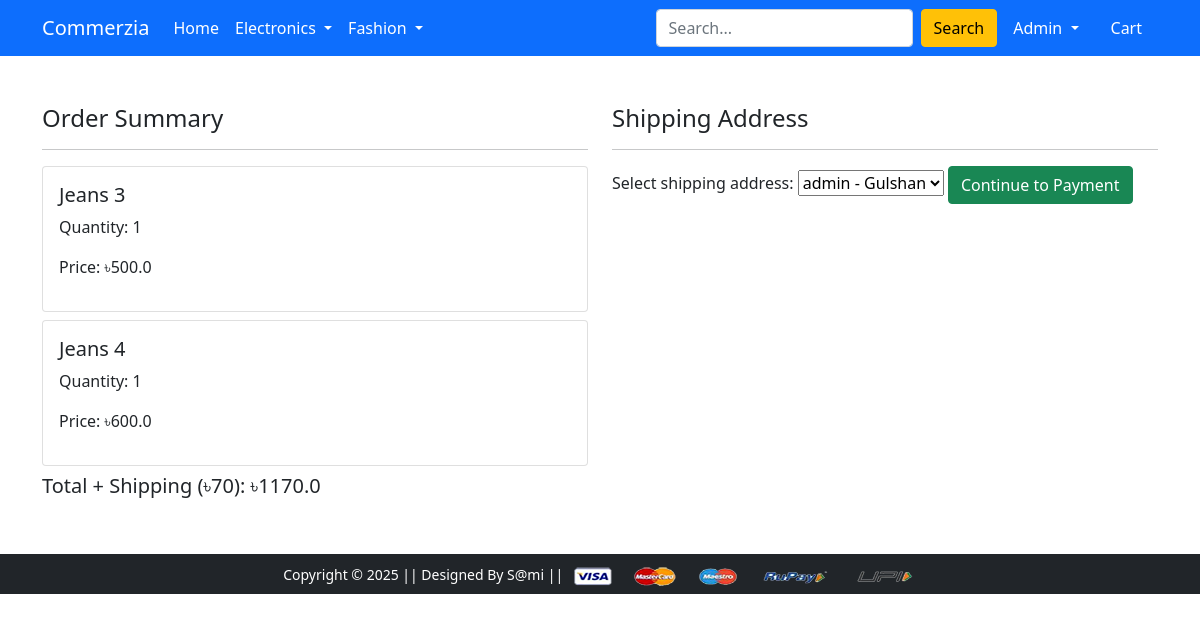
Screenshot of /checkout/ (signed in) with the database file from the repository.
### app/models.py (models this page shows, shortened)
class Cart(models.Model):
    user = models.ForeignKey(User, on_delete=models.CASCADE)
    product = models.ForeignKey(Product, on_delete=models.CASCADE)
    quantity = models.PositiveIntegerField(default=1)
    @property
    def total_cost(self):
        return self.quantity * self.product.discounted_price

class Product(models.Model):
    title = models.CharField(max_length=155)
    selling_price = models.FloatField()
    discounted_price = models.FloatField()
    description = models.TextField()
    brand  = models.CharField(max_length=155)
    category = models.CharField(choices=CATEGORY_CHOICES,max_length=5)
    product_image = models.ImageField(upload_to='productimg')

### app/views.py (the view)
# urls.py: path('checkout/', views.checkout, name='checkout'),
@login_required
def checkout(request):
    user = request.user
    add = Customer.objects.filter(user=user)
    cart_items = Cart.objects.filter(user=user)
    amount = sum(c.quantity * c.product.discounted_price for c in cart_items)
    shipping_amount = 70
    total_amount = amount + shipping_amount
    return render(request, 'app/checkout.html', {
        'add': add,
        'cart_items': cart_items,
        'totalamount': total_amount,
        'stripe_publishable_key': settings.STRIPE_PUBLISHABLE_KEY
    })

### app/templates/app/checkout.html (shortened to what this page needs)
{% extends 'app/base.html' %}
{% block main-content %}
<div class="container mt-5">
  <div class="row">
    <div class="col-md-6">
      <h4>Order Summary</h4>
      <hr>
      {% for item in cart_items %}
        <div class="card mb-2">
          <div class="card-body">
            <h5>{{ item.product.title }}</h5>
            <p>Quantity: {{ item.quantity }}</p>
            <p>Price: ৳{{ item.total_cost }}</p>
          </div>
        </div>
      {% endfor %}
      <h5>Total + Shipping (৳70): ৳{{ totalamount }}</h5>
    </div>
    <div class="col-md-6">
      <h4>Shipping Address</h4>
      <hr>
<form action="{% url 'create-checkout-session' %}" method="POST">
    <label for="custid">Select shipping address:</label>
    <select name="custid" id="custid" required>
        {% for address in add %}
            <option value="{{ address.id }}">{{ address.name }} - {{ address.locality }}</option>
        {% endfor %}
    </select>
    <button type="submit" class="btn btn-success">Continue to Payment</button>
</form>
    </div>
  </div>
</div>
{% endblock main-content %}

### app/templates/app/base.html (shortened to what this page needs)
<!doctype html>
{% load static %}
<html lang="en">
  <head>
    <link href="https://cdn.jsdelivr.net/npm/bootstrap@5.0.0-beta1/dist/css/bootstrap.min.css" rel="stylesheet">
    <link rel="stylesheet" href="{% static 'app/css/owl.carousel.min.css' %}">
    <link rel="stylesheet" href="{% static 'app/css/all.min.css' %}">
    <link rel="stylesheet" href="{% static 'app/css/style.css' %}">
  </head>
  <body>
    <nav class="navbar navbar-expand-lg navbar-dark bg-primary">
     <div class="container">
       <a class="navbar-brand" href="/">Commerzia</a>
       <div class="collapse navbar-collapse" id="navbarSupportedContent">
         <ul class="navbar-nav me-auto mb-2 mb-lg-0">
           <li class="nav-item">
             <a class="nav-link active" aria-current="page" href="/">Home</a>
           </li>
           <li class="nav-item dropdown">
             <a class="nav-link dropdown-toggle text-white" href="#" id="electronicsDropdown" role="button" data-bs-toggle="dropdown" aria-expanded="false">
               Electronics
             </a>
           </li>
           <li class="nav-item dropdown">
             <a class="nav-link dropdown-toggle text-white" href="#" id="fashionDropdown" role="button" data-bs-toggle="dropdown" aria-expanded="false">
               Fashion
             </a>
           </li>
         </ul>
         <form class="d-flex" method="get" action="{% url 'search' %}">
         <input class="form-control me-2" type="search" name="query" placeholder="Search..." aria-label="Search">
         <button class="btn btn-warning" type="submit">Search</button>
        </form>
         <div>
          <ul class="navbar-nav me-auto mb-2 mb-lg-0">
          {% if request.user.is_authenticated %}
           <li class="nav-item dropdown mx-2">
              <a class="nav-link dropdown-toggle text-white" href="#" id="profileDropdown" role="button" data-bs-toggle="dropdown" aria-expanded="false">
                <span class="text-capitalize">{{user.username}}</span>
              </a>
            </li>
            <li class="nav-item mx-2">
             <a href="{% url 'showcart' %}" class="nav-link text-white"> Cart </a>
          {% endif %}
          </ul>
         </div>
       </div>
     </div>
    </nav>
    {% block main-content %} {% endblock main-content %}
    <footer class="container-fluid bg-dark text-center p-2 mt-5">
        <small class="text-white">Copyright &copy; 2025 || Designed By S@mi || </small>
        <img src="{% static 'app/images/payment.png' %}" alt="" srcset="" class="img-fluid" height="2px">
    </footer>
  </body>
</html>

### rows the page displays
Cart: product "Jeans 3", quantity "1", total_cost "500.0"
Cart: product "Jeans 4", quantity "1", total_cost "600.0"

### other values shown
{{ user.username }} "Admin"
{{ totalamount }} "1170.0"
form field custid "admin - Gulshan"
